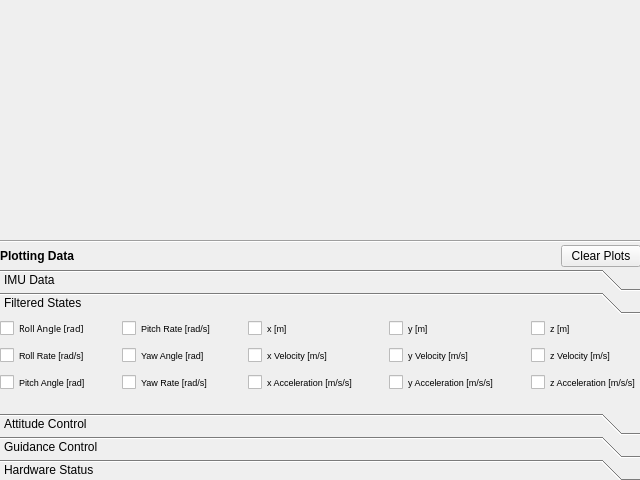
<?xml version="1.0" encoding="UTF-8"?>
<ui version="4.0">
 <class>DataPlotter</class>
 <widget class="QWidget" name="DataPlotter">
  <property name="geometry">
   <rect>
    <x>0</x>
    <y>0</y>
    <width>640</width>
    <height>480</height>
   </rect>
  </property>
  <property name="windowTitle">
   <string>Form</string>
  </property>
  <widget class="QWidget" name="verticalLayoutWidget">
   <property name="geometry">
    <rect>
     <x>0</x>
     <y>0</y>
     <width>641</width>
     <height>481</height>
    </rect>
   </property>
   <layout class="QVBoxLayout" name="verticalLayout">
    <property name="spacing">
     <number>2</number>
    </property>
    <property name="sizeConstraint">
     <enum>QLayout::SetMinimumSize</enum>
    </property>
    <item>
     <widget class="QwtPlot" name="dataPlotqwtPlot">
      <property name="sizePolicy">
       <sizepolicy hsizetype="MinimumExpanding" vsizetype="MinimumExpanding">
        <horstretch>0</horstretch>
        <verstretch>5</verstretch>
       </sizepolicy>
      </property>
      <property name="minimumSize">
       <size>
        <width>320</width>
        <height>125</height>
       </size>
      </property>
     </widget>
    </item>
    <item>
     <widget class="Line" name="line">
      <property name="orientation">
       <enum>Qt::Horizontal</enum>
      </property>
     </widget>
    </item>
    <item>
     <layout class="QHBoxLayout" name="horizontalLayout">
      <item>
       <widget class="QLabel" name="label">
        <property name="sizePolicy">
         <sizepolicy hsizetype="MinimumExpanding" vsizetype="Preferred">
          <horstretch>0</horstretch>
          <verstretch>0</verstretch>
         </sizepolicy>
        </property>
        <property name="font">
         <font>
          <weight>75</weight>
          <bold>true</bold>
         </font>
        </property>
        <property name="text">
         <string>Plotting Data</string>
        </property>
       </widget>
      </item>
      <item>
       <widget class="QPushButton" name="Clearbtn">
        <property name="text">
         <string>Clear Plots</string>
        </property>
       </widget>
      </item>
     </layout>
    </item>
    <item>
     <widget class="QToolBox" name="dataSelecttoolBox">
      <property name="enabled">
       <bool>true</bool>
      </property>
      <property name="sizePolicy">
       <sizepolicy hsizetype="MinimumExpanding" vsizetype="MinimumExpanding">
        <horstretch>0</horstretch>
        <verstretch>0</verstretch>
       </sizepolicy>
      </property>
      <property name="minimumSize">
       <size>
        <width>639</width>
        <height>212</height>
       </size>
      </property>
      <property name="lineWidth">
       <number>2</number>
      </property>
      <property name="currentIndex">
       <number>1</number>
      </property>
      <property name="tabSpacing">
       <number>1</number>
      </property>
      <widget class="QWidget" name="imuData">
       <property name="geometry">
        <rect>
         <x>0</x>
         <y>0</y>
         <width>639</width>
         <height>88</height>
        </rect>
       </property>
       <attribute name="label">
        <string>IMU Data</string>
       </attribute>
      </widget>
      <widget class="QWidget" name="filteredStates">
       <property name="geometry">
        <rect>
         <x>0</x>
         <y>0</y>
         <width>639</width>
         <height>88</height>
        </rect>
       </property>
       <property name="sizePolicy">
        <sizepolicy hsizetype="MinimumExpanding" vsizetype="MinimumExpanding">
         <horstretch>0</horstretch>
         <verstretch>0</verstretch>
        </sizepolicy>
       </property>
       <attribute name="label">
        <string>Filtered States</string>
       </attribute>
       <widget class="QWidget" name="gridLayoutWidget">
        <property name="geometry">
         <rect>
          <x>0</x>
          <y>0</y>
          <width>641</width>
          <height>81</height>
         </rect>
        </property>
        <layout class="QGridLayout" name="gridLayout">
         <property name="sizeConstraint">
          <enum>QLayout::SetMinimumSize</enum>
         </property>
         <property name="spacing">
          <number>0</number>
         </property>
         <item row="0" column="0">
          <widget class="QCheckBox" name="filteredRollchkbox">
           <property name="sizePolicy">
            <sizepolicy hsizetype="MinimumExpanding" vsizetype="MinimumExpanding">
             <horstretch>0</horstretch>
             <verstretch>0</verstretch>
            </sizepolicy>
           </property>
           <property name="minimumSize">
            <size>
             <width>0</width>
             <height>20</height>
            </size>
           </property>
           <property name="font">
            <font>
             <family>Sans Serif</family>
             <pointsize>7</pointsize>
            </font>
           </property>
           <property name="text">
            <string>Roll Angle [rad]</string>
           </property>
          </widget>
         </item>
         <item row="1" column="0">
          <widget class="QCheckBox" name="filteredRolldchkbox">
           <property name="sizePolicy">
            <sizepolicy hsizetype="MinimumExpanding" vsizetype="MinimumExpanding">
             <horstretch>0</horstretch>
             <verstretch>0</verstretch>
            </sizepolicy>
           </property>
           <property name="minimumSize">
            <size>
             <width>0</width>
             <height>20</height>
            </size>
           </property>
           <property name="font">
            <font>
             <pointsize>7</pointsize>
            </font>
           </property>
           <property name="text">
            <string>Roll Rate [rad/s]</string>
           </property>
          </widget>
         </item>
         <item row="0" column="4">
          <widget class="QCheckBox" name="filteredXchkbox">
           <property name="sizePolicy">
            <sizepolicy hsizetype="MinimumExpanding" vsizetype="MinimumExpanding">
             <horstretch>0</horstretch>
             <verstretch>0</verstretch>
            </sizepolicy>
           </property>
           <property name="minimumSize">
            <size>
             <width>0</width>
             <height>20</height>
            </size>
           </property>
           <property name="font">
            <font>
             <pointsize>7</pointsize>
            </font>
           </property>
           <property name="text">
            <string>x [m]</string>
           </property>
          </widget>
         </item>
         <item row="1" column="4">
          <widget class="QCheckBox" name="filteredVXchkbox">
           <property name="sizePolicy">
            <sizepolicy hsizetype="MinimumExpanding" vsizetype="MinimumExpanding">
             <horstretch>0</horstretch>
             <verstretch>0</verstretch>
            </sizepolicy>
           </property>
           <property name="minimumSize">
            <size>
             <width>0</width>
             <height>20</height>
            </size>
           </property>
           <property name="font">
            <font>
             <pointsize>7</pointsize>
            </font>
           </property>
           <property name="text">
            <string>x Velocity [m/s]</string>
           </property>
          </widget>
         </item>
         <item row="2" column="4">
          <widget class="QCheckBox" name="filteredAXchkbox">
           <property name="sizePolicy">
            <sizepolicy hsizetype="MinimumExpanding" vsizetype="MinimumExpanding">
             <horstretch>0</horstretch>
             <verstretch>0</verstretch>
            </sizepolicy>
           </property>
           <property name="minimumSize">
            <size>
             <width>0</width>
             <height>20</height>
            </size>
           </property>
           <property name="font">
            <font>
             <pointsize>7</pointsize>
            </font>
           </property>
           <property name="text">
            <string>x Acceleration [m/s/s]</string>
           </property>
          </widget>
         </item>
         <item row="0" column="6">
          <widget class="QCheckBox" name="filteredYchkbox">
           <property name="sizePolicy">
            <sizepolicy hsizetype="MinimumExpanding" vsizetype="MinimumExpanding">
             <horstretch>0</horstretch>
             <verstretch>0</verstretch>
            </sizepolicy>
           </property>
           <property name="minimumSize">
            <size>
             <width>0</width>
             <height>20</height>
            </size>
           </property>
           <property name="font">
            <font>
             <pointsize>7</pointsize>
            </font>
           </property>
           <property name="text">
            <string>y [m]</string>
           </property>
          </widget>
         </item>
         <item row="1" column="6">
          <widget class="QCheckBox" name="filteredVYchkbox">
           <property name="sizePolicy">
            <sizepolicy hsizetype="MinimumExpanding" vsizetype="MinimumExpanding">
             <horstretch>0</horstretch>
             <verstretch>0</verstretch>
            </sizepolicy>
           </property>
           <property name="minimumSize">
            <size>
             <width>0</width>
             <height>20</height>
            </size>
           </property>
           <property name="font">
            <font>
             <pointsize>7</pointsize>
            </font>
           </property>
           <property name="text">
            <string>y Velocity [m/s]</string>
           </property>
          </widget>
         </item>
         <item row="2" column="6">
          <widget class="QCheckBox" name="filteredAYchkbox">
           <property name="sizePolicy">
            <sizepolicy hsizetype="MinimumExpanding" vsizetype="MinimumExpanding">
             <horstretch>0</horstretch>
             <verstretch>0</verstretch>
            </sizepolicy>
           </property>
           <property name="minimumSize">
            <size>
             <width>0</width>
             <height>20</height>
            </size>
           </property>
           <property name="font">
            <font>
             <pointsize>7</pointsize>
            </font>
           </property>
           <property name="text">
            <string>y Acceleration [m/s/s]</string>
           </property>
          </widget>
         </item>
         <item row="2" column="0">
          <widget class="QCheckBox" name="filteredPitchchkbox">
           <property name="sizePolicy">
            <sizepolicy hsizetype="MinimumExpanding" vsizetype="MinimumExpanding">
             <horstretch>0</horstretch>
             <verstretch>0</verstretch>
            </sizepolicy>
           </property>
           <property name="minimumSize">
            <size>
             <width>0</width>
             <height>20</height>
            </size>
           </property>
           <property name="font">
            <font>
             <pointsize>7</pointsize>
            </font>
           </property>
           <property name="text">
            <string>Pitch Angle [rad]</string>
           </property>
          </widget>
         </item>
         <item row="0" column="2">
          <widget class="QCheckBox" name="filteredPitchdchkbox">
           <property name="sizePolicy">
            <sizepolicy hsizetype="MinimumExpanding" vsizetype="MinimumExpanding">
             <horstretch>0</horstretch>
             <verstretch>0</verstretch>
            </sizepolicy>
           </property>
           <property name="minimumSize">
            <size>
             <width>0</width>
             <height>20</height>
            </size>
           </property>
           <property name="font">
            <font>
             <pointsize>7</pointsize>
            </font>
           </property>
           <property name="text">
            <string>Pitch Rate [rad/s]</string>
           </property>
          </widget>
         </item>
         <item row="1" column="2">
          <widget class="QCheckBox" name="filteredYawchkbox">
           <property name="sizePolicy">
            <sizepolicy hsizetype="MinimumExpanding" vsizetype="MinimumExpanding">
             <horstretch>0</horstretch>
             <verstretch>0</verstretch>
            </sizepolicy>
           </property>
           <property name="minimumSize">
            <size>
             <width>0</width>
             <height>20</height>
            </size>
           </property>
           <property name="font">
            <font>
             <pointsize>7</pointsize>
            </font>
           </property>
           <property name="text">
            <string>Yaw Angle [rad]</string>
           </property>
          </widget>
         </item>
         <item row="2" column="2">
          <widget class="QCheckBox" name="filteredYawdchkbox">
           <property name="sizePolicy">
            <sizepolicy hsizetype="MinimumExpanding" vsizetype="MinimumExpanding">
             <horstretch>0</horstretch>
             <verstretch>0</verstretch>
            </sizepolicy>
           </property>
           <property name="minimumSize">
            <size>
             <width>0</width>
             <height>20</height>
            </size>
           </property>
           <property name="font">
            <font>
             <pointsize>7</pointsize>
            </font>
           </property>
           <property name="text">
            <string>Yaw Rate [rad/s]</string>
           </property>
          </widget>
         </item>
         <item row="0" column="8">
          <widget class="QCheckBox" name="filteredZchkbox">
           <property name="sizePolicy">
            <sizepolicy hsizetype="MinimumExpanding" vsizetype="MinimumExpanding">
             <horstretch>0</horstretch>
             <verstretch>0</verstretch>
            </sizepolicy>
           </property>
           <property name="minimumSize">
            <size>
             <width>0</width>
             <height>20</height>
            </size>
           </property>
           <property name="font">
            <font>
             <pointsize>7</pointsize>
            </font>
           </property>
           <property name="text">
            <string>z [m]</string>
           </property>
          </widget>
         </item>
         <item row="1" column="8">
          <widget class="QCheckBox" name="filteredVZchkbox">
           <property name="sizePolicy">
            <sizepolicy hsizetype="MinimumExpanding" vsizetype="MinimumExpanding">
             <horstretch>0</horstretch>
             <verstretch>0</verstretch>
            </sizepolicy>
           </property>
           <property name="minimumSize">
            <size>
             <width>0</width>
             <height>20</height>
            </size>
           </property>
           <property name="font">
            <font>
             <pointsize>7</pointsize>
            </font>
           </property>
           <property name="text">
            <string>z Velocity [m/s]</string>
           </property>
          </widget>
         </item>
         <item row="2" column="8">
          <widget class="QCheckBox" name="filteredAZchkbox">
           <property name="sizePolicy">
            <sizepolicy hsizetype="MinimumExpanding" vsizetype="MinimumExpanding">
             <horstretch>0</horstretch>
             <verstretch>0</verstretch>
            </sizepolicy>
           </property>
           <property name="minimumSize">
            <size>
             <width>0</width>
             <height>20</height>
            </size>
           </property>
           <property name="font">
            <font>
             <pointsize>7</pointsize>
            </font>
           </property>
           <property name="text">
            <string>z Acceleration [m/s/s]</string>
           </property>
          </widget>
         </item>
         <item row="0" column="1">
          <spacer name="horizontalSpacer">
           <property name="orientation">
            <enum>Qt::Horizontal</enum>
           </property>
           <property name="sizeHint" stdset="0">
            <size>
             <width>40</width>
             <height>20</height>
            </size>
           </property>
          </spacer>
         </item>
         <item row="1" column="1">
          <spacer name="horizontalSpacer_2">
           <property name="orientation">
            <enum>Qt::Horizontal</enum>
           </property>
           <property name="sizeHint" stdset="0">
            <size>
             <width>40</width>
             <height>20</height>
            </size>
           </property>
          </spacer>
         </item>
         <item row="2" column="1">
          <spacer name="horizontalSpacer_3">
           <property name="orientation">
            <enum>Qt::Horizontal</enum>
           </property>
           <property name="sizeHint" stdset="0">
            <size>
             <width>40</width>
             <height>20</height>
            </size>
           </property>
          </spacer>
         </item>
         <item row="0" column="3">
          <spacer name="horizontalSpacer_4">
           <property name="orientation">
            <enum>Qt::Horizontal</enum>
           </property>
           <property name="sizeHint" stdset="0">
            <size>
             <width>40</width>
             <height>20</height>
            </size>
           </property>
          </spacer>
         </item>
         <item row="1" column="3">
          <spacer name="horizontalSpacer_5">
           <property name="orientation">
            <enum>Qt::Horizontal</enum>
           </property>
           <property name="sizeHint" stdset="0">
            <size>
             <width>40</width>
             <height>20</height>
            </size>
           </property>
          </spacer>
         </item>
         <item row="2" column="3">
          <spacer name="horizontalSpacer_6">
           <property name="orientation">
            <enum>Qt::Horizontal</enum>
           </property>
           <property name="sizeHint" stdset="0">
            <size>
             <width>40</width>
             <height>20</height>
            </size>
           </property>
          </spacer>
         </item>
         <item row="0" column="5">
          <spacer name="horizontalSpacer_7">
           <property name="orientation">
            <enum>Qt::Horizontal</enum>
           </property>
           <property name="sizeHint" stdset="0">
            <size>
             <width>40</width>
             <height>20</height>
            </size>
           </property>
          </spacer>
         </item>
         <item row="1" column="5">
          <spacer name="horizontalSpacer_8">
           <property name="orientation">
            <enum>Qt::Horizontal</enum>
           </property>
           <property name="sizeHint" stdset="0">
            <size>
             <width>40</width>
             <height>20</height>
            </size>
           </property>
          </spacer>
         </item>
         <item row="2" column="5">
          <spacer name="horizontalSpacer_9">
           <property name="orientation">
            <enum>Qt::Horizontal</enum>
           </property>
           <property name="sizeHint" stdset="0">
            <size>
             <width>40</width>
             <height>20</height>
            </size>
           </property>
          </spacer>
         </item>
         <item row="0" column="7">
          <spacer name="horizontalSpacer_10">
           <property name="orientation">
            <enum>Qt::Horizontal</enum>
           </property>
           <property name="sizeHint" stdset="0">
            <size>
             <width>40</width>
             <height>20</height>
            </size>
           </property>
          </spacer>
         </item>
         <item row="1" column="7">
          <spacer name="horizontalSpacer_11">
           <property name="orientation">
            <enum>Qt::Horizontal</enum>
           </property>
           <property name="sizeHint" stdset="0">
            <size>
             <width>40</width>
             <height>20</height>
            </size>
           </property>
          </spacer>
         </item>
         <item row="2" column="7">
          <spacer name="horizontalSpacer_12">
           <property name="orientation">
            <enum>Qt::Horizontal</enum>
           </property>
           <property name="sizeHint" stdset="0">
            <size>
             <width>40</width>
             <height>20</height>
            </size>
           </property>
          </spacer>
         </item>
        </layout>
       </widget>
      </widget>
      <widget class="QWidget" name="attitudeControl">
       <property name="geometry">
        <rect>
         <x>0</x>
         <y>0</y>
         <width>639</width>
         <height>88</height>
        </rect>
       </property>
       <property name="sizePolicy">
        <sizepolicy hsizetype="MinimumExpanding" vsizetype="MinimumExpanding">
         <horstretch>0</horstretch>
         <verstretch>0</verstretch>
        </sizepolicy>
       </property>
       <attribute name="label">
        <string>Attitude Control</string>
       </attribute>
      </widget>
      <widget class="QWidget" name="guidanceControl">
       <property name="geometry">
        <rect>
         <x>0</x>
         <y>0</y>
         <width>639</width>
         <height>88</height>
        </rect>
       </property>
       <property name="sizePolicy">
        <sizepolicy hsizetype="MinimumExpanding" vsizetype="MinimumExpanding">
         <horstretch>0</horstretch>
         <verstretch>0</verstretch>
        </sizepolicy>
       </property>
       <attribute name="label">
        <string>Guidance Control</string>
       </attribute>
      </widget>
      <widget class="QWidget" name="page">
       <property name="geometry">
        <rect>
         <x>0</x>
         <y>0</y>
         <width>639</width>
         <height>88</height>
        </rect>
       </property>
       <property name="sizePolicy">
        <sizepolicy hsizetype="MinimumExpanding" vsizetype="MinimumExpanding">
         <horstretch>0</horstretch>
         <verstretch>0</verstretch>
        </sizepolicy>
       </property>
       <attribute name="label">
        <string>Hardware Status</string>
       </attribute>
       <widget class="QWidget" name="gridLayoutWidget_2">
        <property name="geometry">
         <rect>
          <x>0</x>
          <y>0</y>
          <width>631</width>
          <height>62</height>
         </rect>
        </property>
        <layout class="QGridLayout" name="gridLayout_2">
         <property name="sizeConstraint">
          <enum>QLayout::SetMinimumSize</enum>
         </property>
         <property name="spacing">
          <number>0</number>
         </property>
         <item row="0" column="2">
          <widget class="QCheckBox" name="fcRCchkbox">
           <property name="sizePolicy">
            <sizepolicy hsizetype="MinimumExpanding" vsizetype="MinimumExpanding">
             <horstretch>0</horstretch>
             <verstretch>0</verstretch>
            </sizepolicy>
           </property>
           <property name="minimumSize">
            <size>
             <width>0</width>
             <height>20</height>
            </size>
           </property>
           <property name="font">
            <font>
             <pointsize>7</pointsize>
            </font>
           </property>
           <property name="text">
            <string>FC RC Link</string>
           </property>
          </widget>
         </item>
         <item row="1" column="2">
          <widget class="QCheckBox" name="fcCPUchkbox">
           <property name="sizePolicy">
            <sizepolicy hsizetype="MinimumExpanding" vsizetype="MinimumExpanding">
             <horstretch>0</horstretch>
             <verstretch>0</verstretch>
            </sizepolicy>
           </property>
           <property name="minimumSize">
            <size>
             <width>0</width>
             <height>20</height>
            </size>
           </property>
           <property name="font">
            <font>
             <pointsize>7</pointsize>
            </font>
           </property>
           <property name="text">
            <string>FC CPU Usage</string>
           </property>
          </widget>
         </item>
         <item row="2" column="2">
          <widget class="QCheckBox" name="voltagechkbox">
           <property name="sizePolicy">
            <sizepolicy hsizetype="MinimumExpanding" vsizetype="MinimumExpanding">
             <horstretch>0</horstretch>
             <verstretch>0</verstretch>
            </sizepolicy>
           </property>
           <property name="minimumSize">
            <size>
             <width>0</width>
             <height>20</height>
            </size>
           </property>
           <property name="font">
            <font>
             <family>Sans Serif</family>
             <pointsize>7</pointsize>
            </font>
           </property>
           <property name="text">
            <string>Voltage [V]</string>
           </property>
          </widget>
         </item>
         <item row="0" column="0">
          <widget class="QCheckBox" name="engine1chkbox">
           <property name="sizePolicy">
            <sizepolicy hsizetype="MinimumExpanding" vsizetype="MinimumExpanding">
             <horstretch>0</horstretch>
             <verstretch>0</verstretch>
            </sizepolicy>
           </property>
           <property name="minimumSize">
            <size>
             <width>0</width>
             <height>20</height>
            </size>
           </property>
           <property name="font">
            <font>
             <pointsize>7</pointsize>
            </font>
           </property>
           <property name="text">
            <string>Commanded Engine 1 [ms]</string>
           </property>
          </widget>
         </item>
         <item row="1" column="0">
          <widget class="QCheckBox" name="engine2chkbox">
           <property name="sizePolicy">
            <sizepolicy hsizetype="MinimumExpanding" vsizetype="MinimumExpanding">
             <horstretch>0</horstretch>
             <verstretch>0</verstretch>
            </sizepolicy>
           </property>
           <property name="minimumSize">
            <size>
             <width>0</width>
             <height>20</height>
            </size>
           </property>
           <property name="font">
            <font>
             <pointsize>7</pointsize>
            </font>
           </property>
           <property name="text">
            <string>Commanded Engine 2 [ms]</string>
           </property>
          </widget>
         </item>
         <item row="0" column="1">
          <widget class="QCheckBox" name="engine3chkbox">
           <property name="sizePolicy">
            <sizepolicy hsizetype="MinimumExpanding" vsizetype="MinimumExpanding">
             <horstretch>0</horstretch>
             <verstretch>0</verstretch>
            </sizepolicy>
           </property>
           <property name="minimumSize">
            <size>
             <width>0</width>
             <height>20</height>
            </size>
           </property>
           <property name="font">
            <font>
             <pointsize>7</pointsize>
            </font>
           </property>
           <property name="text">
            <string>Commanded Engine 3 [ms]</string>
           </property>
          </widget>
         </item>
         <item row="1" column="1">
          <widget class="QCheckBox" name="engine4chkbox">
           <property name="sizePolicy">
            <sizepolicy hsizetype="MinimumExpanding" vsizetype="MinimumExpanding">
             <horstretch>0</horstretch>
             <verstretch>0</verstretch>
            </sizepolicy>
           </property>
           <property name="minimumSize">
            <size>
             <width>0</width>
             <height>20</height>
            </size>
           </property>
           <property name="font">
            <font>
             <pointsize>7</pointsize>
            </font>
           </property>
           <property name="text">
            <string>Commanded Engine 4 [ms]</string>
           </property>
          </widget>
         </item>
        </layout>
       </widget>
      </widget>
     </widget>
    </item>
   </layout>
  </widget>
 </widget>
 <customwidgets>
  <customwidget>
   <class>QwtPlot</class>
   <extends>QFrame</extends>
   <header>qwt_plot.h</header>
  </customwidget>
 </customwidgets>
 <resources/>
 <connections/>
</ui>
